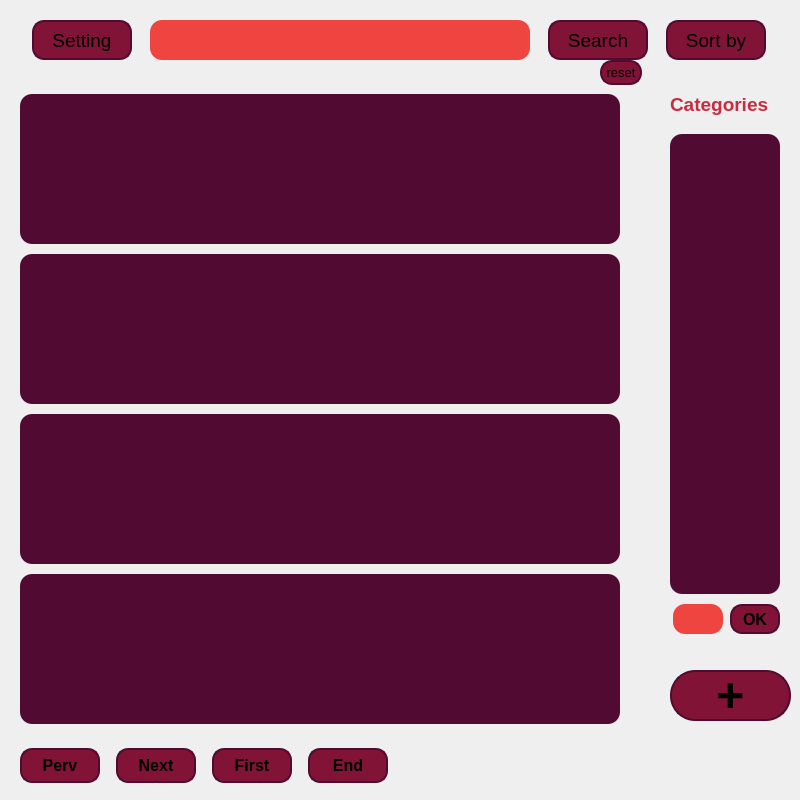
<?xml version="1.0" encoding="UTF-8"?>
<ui version="4.0">
 <class>Todolist</class>
 <widget class="QDialog" name="Todolist">
  <property name="geometry">
   <rect>
    <x>0</x>
    <y>0</y>
    <width>800</width>
    <height>800</height>
   </rect>
  </property>
  <property name="minimumSize">
   <size>
    <width>800</width>
    <height>800</height>
   </size>
  </property>
  <property name="maximumSize">
   <size>
    <width>800</width>
    <height>800</height>
   </size>
  </property>
  <property name="font">
   <font>
    <weight>50</weight>
    <bold>false</bold>
   </font>
  </property>
  <property name="windowTitle">
   <string>TodoList</string>
  </property>
  <property name="styleSheet">
   <string notr="true">Todolist
{
	background-color:#2D142C;
}
QPushButton
{
	background-color:#801336;
	border-radius:12px;
	border:2px solid #510A32;
}
QPushButton:hover
{
	color: #FFFFFF;
	background-color: #510A32;
}
QPushButton#btn_addtask
{
	border-radius:25px;;
}
QLabel
{
	color:#C72C41;
}
QLineEdit
{
	background-color:#EE4540;
	color:#FFFFFF;
	border-radius:12px;
}
QLineEdit:hover
{
	background-color:#C72C41;
}
QPlainTextEdit
{
	background-color:#510A32;
	color:#C72C41;
	border-radius:12px;
}
QPlainTextEdit:hover#pte_showtask1
{
	background-color:#801336;
}
QPlainTextEdit:hover#pte_showtask2
{
	background-color:#801336;
}
QPlainTextEdit:hover#pte_showtask3
{
	background-color:#801336;
}
QPlainTextEdit:hover#pte_showtask4
{
	background-color:#801336;
}</string>
  </property>
  <widget class="QPushButton" name="btn_addtask">
   <property name="geometry">
    <rect>
     <x>670</x>
     <y>670</y>
     <width>121</width>
     <height>51</height>
    </rect>
   </property>
   <property name="font">
    <font>
     <pointsize>36</pointsize>
     <weight>75</weight>
     <bold>true</bold>
    </font>
   </property>
   <property name="text">
    <string>+</string>
   </property>
  </widget>
  <widget class="QWidget" name="verticalLayoutWidget">
   <property name="geometry">
    <rect>
     <x>20</x>
     <y>90</y>
     <width>622</width>
     <height>641</height>
    </rect>
   </property>
   <layout class="QVBoxLayout" name="verticalLayout">
    <item>
     <widget class="QPlainTextEdit" name="pte_showtask1">
      <property name="minimumSize">
       <size>
        <width>600</width>
        <height>150</height>
       </size>
      </property>
      <property name="maximumSize">
       <size>
        <width>600</width>
        <height>150</height>
       </size>
      </property>
      <property name="font">
       <font>
        <pointsize>14</pointsize>
        <weight>50</weight>
        <bold>false</bold>
       </font>
      </property>
      <property name="readOnly">
       <bool>true</bool>
      </property>
     </widget>
    </item>
    <item>
     <widget class="QPlainTextEdit" name="pte_showtask2">
      <property name="minimumSize">
       <size>
        <width>600</width>
        <height>150</height>
       </size>
      </property>
      <property name="maximumSize">
       <size>
        <width>600</width>
        <height>150</height>
       </size>
      </property>
      <property name="font">
       <font>
        <pointsize>14</pointsize>
        <weight>50</weight>
        <bold>false</bold>
       </font>
      </property>
      <property name="readOnly">
       <bool>true</bool>
      </property>
     </widget>
    </item>
    <item>
     <widget class="QPlainTextEdit" name="pte_showtask3">
      <property name="minimumSize">
       <size>
        <width>600</width>
        <height>150</height>
       </size>
      </property>
      <property name="maximumSize">
       <size>
        <width>600</width>
        <height>150</height>
       </size>
      </property>
      <property name="font">
       <font>
        <pointsize>14</pointsize>
        <weight>50</weight>
        <bold>false</bold>
       </font>
      </property>
      <property name="readOnly">
       <bool>true</bool>
      </property>
     </widget>
    </item>
    <item>
     <widget class="QPlainTextEdit" name="pte_showtask4">
      <property name="minimumSize">
       <size>
        <width>600</width>
        <height>150</height>
       </size>
      </property>
      <property name="maximumSize">
       <size>
        <width>600</width>
        <height>150</height>
       </size>
      </property>
      <property name="font">
       <font>
        <pointsize>14</pointsize>
        <weight>50</weight>
        <bold>false</bold>
       </font>
      </property>
      <property name="readOnly">
       <bool>true</bool>
      </property>
     </widget>
    </item>
   </layout>
  </widget>
  <widget class="QWidget" name="horizontalLayoutWidget">
   <property name="geometry">
    <rect>
     <x>20</x>
     <y>10</y>
     <width>771</width>
     <height>61</height>
    </rect>
   </property>
   <layout class="QHBoxLayout" name="horizontalLayout">
    <property name="spacing">
     <number>6</number>
    </property>
    <property name="rightMargin">
     <number>10</number>
    </property>
    <item>
     <widget class="QPushButton" name="btn_setting">
      <property name="enabled">
       <bool>true</bool>
      </property>
      <property name="minimumSize">
       <size>
        <width>100</width>
        <height>40</height>
       </size>
      </property>
      <property name="maximumSize">
       <size>
        <width>100</width>
        <height>40</height>
       </size>
      </property>
      <property name="font">
       <font>
        <pointsize>14</pointsize>
        <weight>50</weight>
        <bold>false</bold>
       </font>
      </property>
      <property name="text">
       <string>Setting</string>
      </property>
     </widget>
    </item>
    <item>
     <widget class="QLineEdit" name="le_search">
      <property name="minimumSize">
       <size>
        <width>380</width>
        <height>40</height>
       </size>
      </property>
      <property name="maximumSize">
       <size>
        <width>380</width>
        <height>40</height>
       </size>
      </property>
      <property name="font">
       <font>
        <pointsize>14</pointsize>
        <weight>50</weight>
        <bold>false</bold>
       </font>
      </property>
     </widget>
    </item>
    <item>
     <widget class="QPushButton" name="btn_search">
      <property name="minimumSize">
       <size>
        <width>100</width>
        <height>40</height>
       </size>
      </property>
      <property name="maximumSize">
       <size>
        <width>100</width>
        <height>40</height>
       </size>
      </property>
      <property name="font">
       <font>
        <pointsize>14</pointsize>
        <weight>50</weight>
        <bold>false</bold>
       </font>
      </property>
      <property name="text">
       <string>Search</string>
      </property>
     </widget>
    </item>
    <item>
     <widget class="QPushButton" name="btn_sortby">
      <property name="minimumSize">
       <size>
        <width>100</width>
        <height>40</height>
       </size>
      </property>
      <property name="maximumSize">
       <size>
        <width>100</width>
        <height>40</height>
       </size>
      </property>
      <property name="font">
       <font>
        <pointsize>14</pointsize>
        <weight>50</weight>
        <bold>false</bold>
       </font>
      </property>
      <property name="text">
       <string>Sort by</string>
      </property>
     </widget>
    </item>
   </layout>
  </widget>
  <widget class="QWidget" name="horizontalLayoutWidget_3">
   <property name="geometry">
    <rect>
     <x>10</x>
     <y>740</y>
     <width>401</width>
     <height>51</height>
    </rect>
   </property>
   <layout class="QHBoxLayout" name="horizontalLayout_3">
    <property name="rightMargin">
     <number>12</number>
    </property>
    <item>
     <widget class="QPushButton" name="btn_pervious">
      <property name="minimumSize">
       <size>
        <width>80</width>
        <height>35</height>
       </size>
      </property>
      <property name="maximumSize">
       <size>
        <width>80</width>
        <height>35</height>
       </size>
      </property>
      <property name="font">
       <font>
        <pointsize>12</pointsize>
        <weight>75</weight>
        <bold>true</bold>
       </font>
      </property>
      <property name="text">
       <string>Perv</string>
      </property>
     </widget>
    </item>
    <item>
     <widget class="QPushButton" name="btn_next">
      <property name="minimumSize">
       <size>
        <width>80</width>
        <height>35</height>
       </size>
      </property>
      <property name="maximumSize">
       <size>
        <width>80</width>
        <height>35</height>
       </size>
      </property>
      <property name="font">
       <font>
        <pointsize>12</pointsize>
        <weight>75</weight>
        <bold>true</bold>
       </font>
      </property>
      <property name="text">
       <string>Next</string>
      </property>
     </widget>
    </item>
    <item>
     <widget class="QPushButton" name="btn_first">
      <property name="minimumSize">
       <size>
        <width>80</width>
        <height>35</height>
       </size>
      </property>
      <property name="maximumSize">
       <size>
        <width>80</width>
        <height>35</height>
       </size>
      </property>
      <property name="font">
       <font>
        <pointsize>12</pointsize>
        <weight>75</weight>
        <bold>true</bold>
       </font>
      </property>
      <property name="text">
       <string>First</string>
      </property>
     </widget>
    </item>
    <item>
     <widget class="QPushButton" name="btn_end">
      <property name="minimumSize">
       <size>
        <width>80</width>
        <height>35</height>
       </size>
      </property>
      <property name="maximumSize">
       <size>
        <width>80</width>
        <height>35</height>
       </size>
      </property>
      <property name="font">
       <font>
        <pointsize>12</pointsize>
        <weight>75</weight>
        <bold>true</bold>
       </font>
      </property>
      <property name="text">
       <string>End</string>
      </property>
     </widget>
    </item>
   </layout>
  </widget>
  <widget class="QWidget" name="verticalLayoutWidget_2">
   <property name="geometry">
    <rect>
     <x>670</x>
     <y>80</y>
     <width>121</width>
     <height>561</height>
    </rect>
   </property>
   <layout class="QVBoxLayout" name="verticalLayout_2">
    <item>
     <widget class="QLabel" name="label_categories">
      <property name="minimumSize">
       <size>
        <width>110</width>
        <height>40</height>
       </size>
      </property>
      <property name="maximumSize">
       <size>
        <width>110</width>
        <height>40</height>
       </size>
      </property>
      <property name="font">
       <font>
        <pointsize>14</pointsize>
        <weight>75</weight>
        <bold>true</bold>
       </font>
      </property>
      <property name="text">
       <string>Categories</string>
      </property>
     </widget>
    </item>
    <item>
     <widget class="QPlainTextEdit" name="pte_categories">
      <property name="minimumSize">
       <size>
        <width>110</width>
        <height>460</height>
       </size>
      </property>
      <property name="maximumSize">
       <size>
        <width>110</width>
        <height>460</height>
       </size>
      </property>
      <property name="font">
       <font>
        <pointsize>14</pointsize>
        <weight>50</weight>
        <bold>false</bold>
       </font>
      </property>
      <property name="readOnly">
       <bool>true</bool>
      </property>
     </widget>
    </item>
    <item>
     <layout class="QHBoxLayout" name="horizontalLayout_2">
      <property name="spacing">
       <number>4</number>
      </property>
      <property name="rightMargin">
       <number>8</number>
      </property>
      <item>
       <widget class="QLineEdit" name="le_categories">
        <property name="minimumSize">
         <size>
          <width>50</width>
          <height>30</height>
         </size>
        </property>
        <property name="maximumSize">
         <size>
          <width>50</width>
          <height>30</height>
         </size>
        </property>
        <property name="font">
         <font>
          <pointsize>14</pointsize>
          <weight>75</weight>
          <bold>true</bold>
         </font>
        </property>
        <property name="text">
         <string/>
        </property>
       </widget>
      </item>
      <item>
       <widget class="QPushButton" name="btn_categories">
        <property name="minimumSize">
         <size>
          <width>50</width>
          <height>30</height>
         </size>
        </property>
        <property name="maximumSize">
         <size>
          <width>50</width>
          <height>30</height>
         </size>
        </property>
        <property name="font">
         <font>
          <pointsize>12</pointsize>
          <weight>75</weight>
          <bold>true</bold>
         </font>
        </property>
        <property name="text">
         <string>OK</string>
        </property>
       </widget>
      </item>
     </layout>
    </item>
   </layout>
  </widget>
  <widget class="QPushButton" name="btn_reset">
   <property name="geometry">
    <rect>
     <x>600</x>
     <y>60</y>
     <width>42</width>
     <height>25</height>
    </rect>
   </property>
   <property name="minimumSize">
    <size>
     <width>40</width>
     <height>25</height>
    </size>
   </property>
   <property name="maximumSize">
    <size>
     <width>42</width>
     <height>25</height>
    </size>
   </property>
   <property name="font">
    <font>
     <pointsize>10</pointsize>
     <weight>50</weight>
     <bold>false</bold>
    </font>
   </property>
   <property name="text">
    <string>reset</string>
   </property>
  </widget>
 </widget>
 <resources/>
 <connections/>
</ui>
